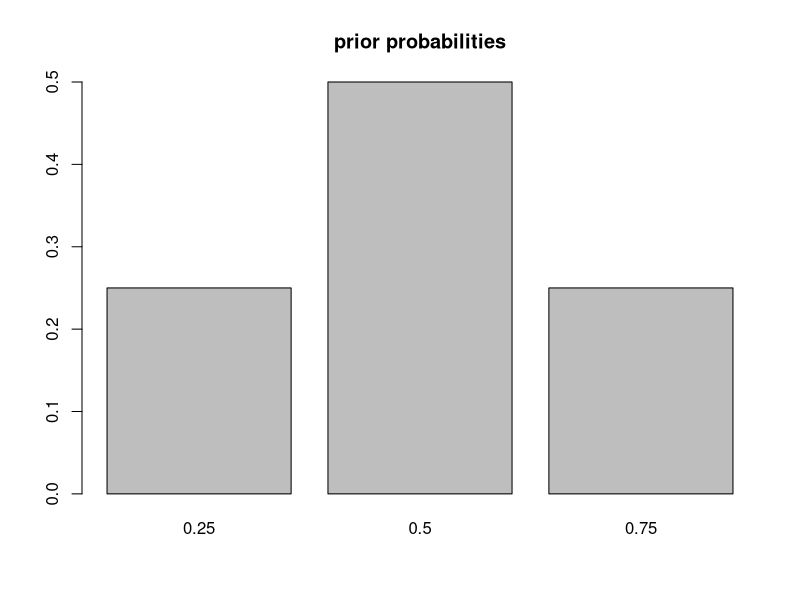
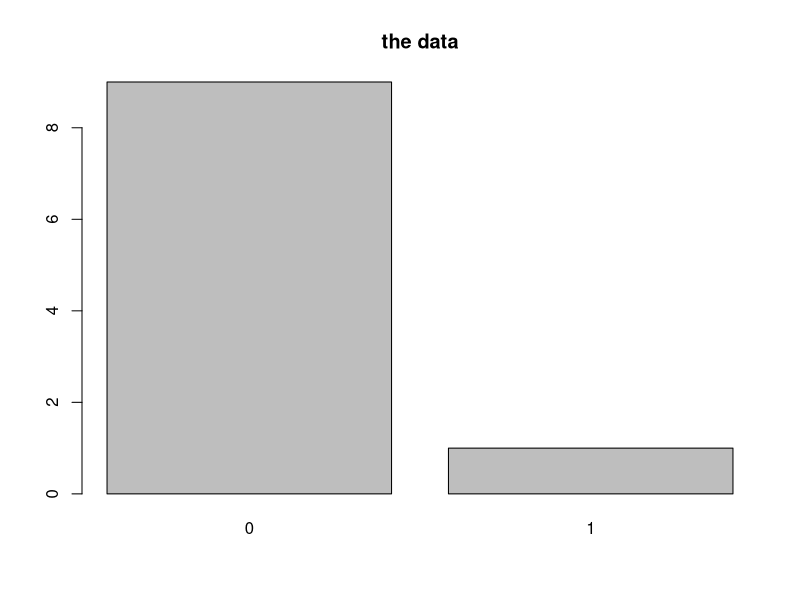
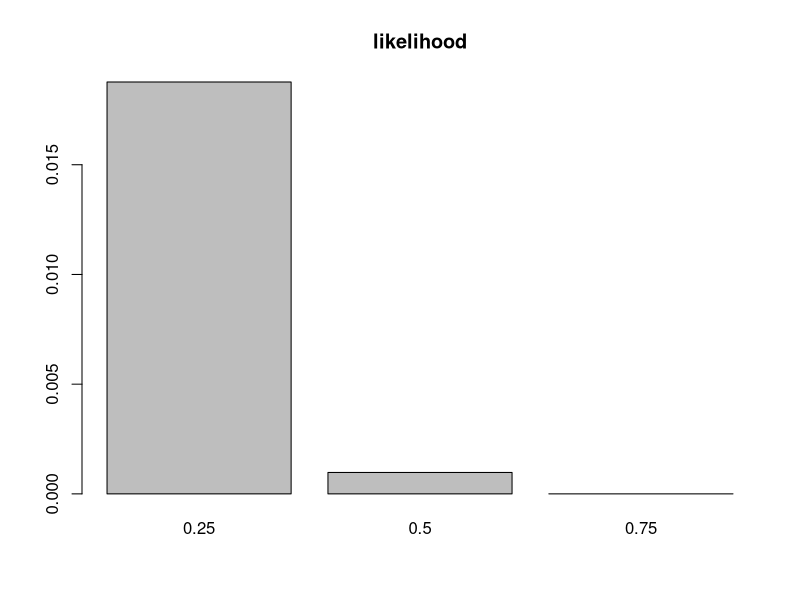
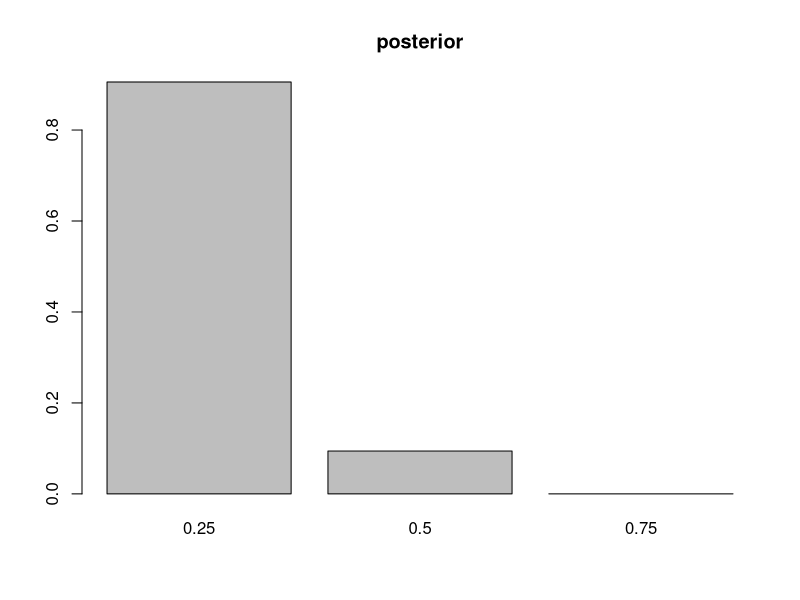

The R script that drew these images, in order:
## ---- chunk 1

knitr::opts_chunk$set(echo = TRUE)

## ---- chunk 2

data1 <- c(1, 0, 0, 0, 0, 0, 0, 0, 0, 0) # the data

## ---- chunk 3

theta1 <- c(0.25, 0.50, 0.75) # candidate parameter values

ptheta1 <- c(.25, .50, .25) # prior probabilities

ptheta1 <- ptheta1/sum(ptheta1) # normalize

barplot(names.arg = theta1, 
        height = ptheta1,
        main = "prior probabilities") # graph

## ---- chunk 4

n_heads <- sum(data1 == 1) # number of heads

n_tails <- sum(data1 == 0) # number of tails

barplot(table(data1),
        main = "the data") # graph


## ---- chunk 5

likelihood1 <- theta1^n_heads * (1 - theta1)^n_tails # likelihood

barplot(names.arg = theta1, 
        height = likelihood1,
        main = "likelihood") # graph

## ---- chunk 6

pdata1 <- sum(likelihood1 * ptheta1) # normalize

posterior1 <- likelihood1 * ptheta1 / pdata1 # Bayes Rule

barplot(names.arg = theta1, 
        height = posterior1,
        main = "posterior") # graph


